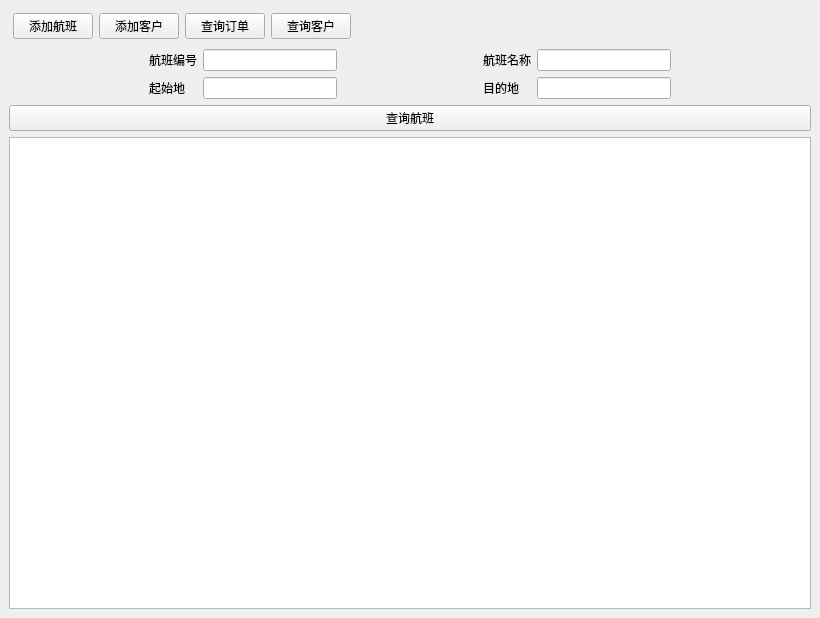
<?xml version="1.0" encoding="UTF-8"?>
<ui version="4.0">
 <class>MainWindow</class>
 <widget class="QMainWindow" name="MainWindow">
  <property name="geometry">
   <rect>
    <x>0</x>
    <y>0</y>
    <width>820</width>
    <height>618</height>
   </rect>
  </property>
  <property name="windowTitle">
   <string>MainWindow</string>
  </property>
  <widget class="QWidget" name="centralwidget">
   <layout class="QGridLayout" name="gridLayout_3">
    <item row="1" column="4">
     <widget class="QLabel" name="label_2">
      <property name="text">
       <string>航班名称</string>
      </property>
     </widget>
    </item>
    <item row="1" column="1">
     <widget class="QLabel" name="label">
      <property name="text">
       <string>航班编号</string>
      </property>
     </widget>
    </item>
    <item row="1" column="5">
     <widget class="QLineEdit" name="flight_name"/>
    </item>
    <item row="2" column="2">
     <widget class="QLineEdit" name="start"/>
    </item>
    <item row="2" column="5">
     <widget class="QLineEdit" name="end"/>
    </item>
    <item row="1" column="0">
     <spacer name="horizontalSpacer">
      <property name="orientation">
       <enum>Qt::Horizontal</enum>
      </property>
      <property name="sizeHint" stdset="0">
       <size>
        <width>40</width>
        <height>20</height>
       </size>
      </property>
     </spacer>
    </item>
    <item row="1" column="3">
     <spacer name="horizontalSpacer_3">
      <property name="orientation">
       <enum>Qt::Horizontal</enum>
      </property>
      <property name="sizeHint" stdset="0">
       <size>
        <width>40</width>
        <height>20</height>
       </size>
      </property>
     </spacer>
    </item>
    <item row="1" column="2">
     <widget class="QLineEdit" name="flight_no"/>
    </item>
    <item row="2" column="1">
     <widget class="QLabel" name="label_4">
      <property name="text">
       <string>起始地</string>
      </property>
     </widget>
    </item>
    <item row="2" column="4">
     <widget class="QLabel" name="label_5">
      <property name="text">
       <string>目的地</string>
      </property>
     </widget>
    </item>
    <item row="1" column="6">
     <spacer name="horizontalSpacer_2">
      <property name="orientation">
       <enum>Qt::Horizontal</enum>
      </property>
      <property name="sizeHint" stdset="0">
       <size>
        <width>40</width>
        <height>20</height>
       </size>
      </property>
     </spacer>
    </item>
    <item row="0" column="0" colspan="7">
     <layout class="QHBoxLayout" name="horizontalLayout">
      <property name="leftMargin">
       <number>4</number>
      </property>
      <property name="topMargin">
       <number>4</number>
      </property>
      <property name="rightMargin">
       <number>4</number>
      </property>
      <property name="bottomMargin">
       <number>4</number>
      </property>
      <item>
       <widget class="QPushButton" name="add_flight">
        <property name="text">
         <string>添加航班</string>
        </property>
       </widget>
      </item>
      <item>
       <widget class="QPushButton" name="add_client">
        <property name="text">
         <string>添加客户</string>
        </property>
       </widget>
      </item>
      <item>
       <widget class="QPushButton" name="query_record">
        <property name="text">
         <string>查询订单</string>
        </property>
       </widget>
      </item>
      <item>
       <widget class="QPushButton" name="query_client">
        <property name="text">
         <string>查询客户</string>
        </property>
       </widget>
      </item>
      <item>
       <spacer name="horizontalSpacer_6">
        <property name="orientation">
         <enum>Qt::Horizontal</enum>
        </property>
        <property name="sizeHint" stdset="0">
         <size>
          <width>40</width>
          <height>20</height>
         </size>
        </property>
       </spacer>
      </item>
     </layout>
    </item>
    <item row="3" column="0" colspan="7">
     <widget class="QPushButton" name="query_flight">
      <property name="text">
       <string>查询航班</string>
      </property>
     </widget>
    </item>
    <item row="4" column="0" colspan="7">
     <widget class="MyTableView" name="table"/>
    </item>
   </layout>
  </widget>
 </widget>
 <customwidgets>
  <customwidget>
   <class>MyTableView</class>
   <extends>QTableView</extends>
   <header>table.py</header>
  </customwidget>
 </customwidgets>
 <resources/>
 <connections/>
</ui>
